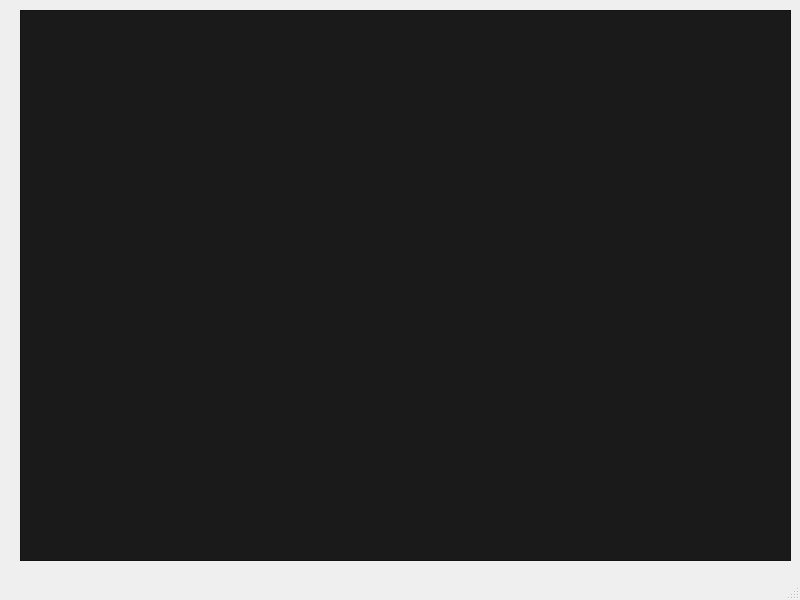
<?xml version="1.0" encoding="UTF-8"?>
<ui version="4.0">
 <class>MainWindow</class>
 <widget class="QMainWindow" name="MainWindow">
  <property name="geometry">
   <rect>
    <x>0</x>
    <y>0</y>
    <width>800</width>
    <height>600</height>
   </rect>
  </property>
  <property name="windowTitle">
   <string>MainWindow</string>
  </property>
  <widget class="QWidget" name="centralwidget">
   <widget class="QTextEdit" name="textEdit">
    <property name="geometry">
     <rect>
      <x>20</x>
      <y>10</y>
      <width>771</width>
      <height>551</height>
     </rect>
    </property>
    <property name="styleSheet">
     <string notr="true">QTextEdit { background-color: #1a1a1a;
        color: rgb(78, 201, 176) ;
        selection-background-color: #ccc;
        font:12pt}
.error { color: red; }
.in-prompt { color: white; }
.in-prompt-number { font-weight: bold; }
.out-prompt { color: #EA549F; }
.out-prompt-number { font-weight: bold; }
/* .inverted is used to highlight selected completion */
.inverted { background-color: black ; color: white; }</string>
    </property>
   </widget>
  </widget>
  <widget class="QMenuBar" name="menubar">
   <property name="geometry">
    <rect>
     <x>0</x>
     <y>0</y>
     <width>800</width>
     <height>21</height>
    </rect>
   </property>
  </widget>
  <widget class="QStatusBar" name="statusbar"/>
 </widget>
 <resources>
  <include location="files.qrc"/>
 </resources>
 <connections/>
</ui>
